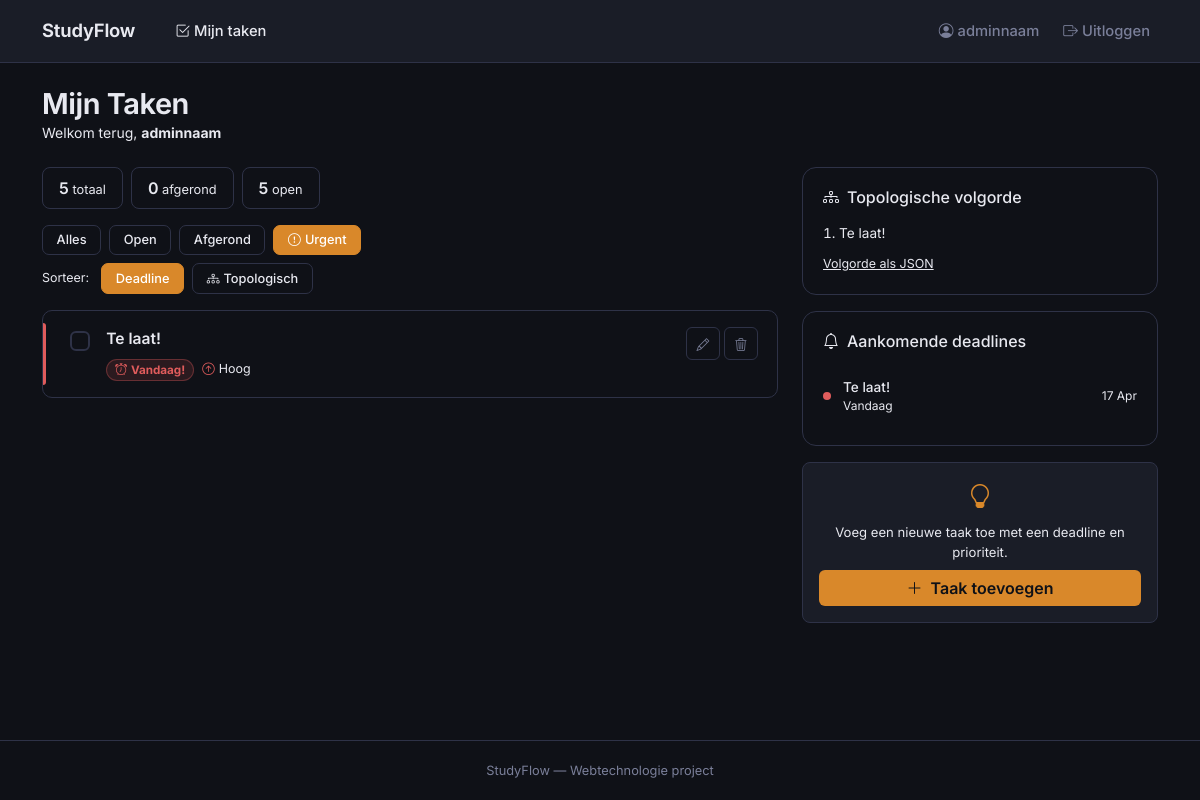
The page /?filter=urgent&sort=deadline (signed in) on the database its author committed.
### models.py (models this page shows)
class User(UserMixin, db.Model):
    id = db.Column(db.Integer, primary_key=True)
    username = db.Column(db.String(80), unique=True, nullable=False)
    email = db.Column(db.String(120), unique=True, nullable=False)
    password = db.Column(db.String(200), nullable=False)
    tasks = db.relationship("Task", backref="owner", lazy=True)

class Task(db.Model):
    id = db.Column(db.Integer, primary_key=True)
    title = db.Column(db.String(200), nullable=False)
    description = db.Column(db.Text, default="")
    subject = db.Column(db.String(100), default="")
    priority = db.Column(db.String(20), default="medium")
    deadline = db.Column(db.Date, nullable=True)
    done = db.Column(db.Boolean, default=False)
    created_at = db.Column(db.DateTime, default=datetime.utcnow)
    user_id = db.Column(db.Integer, db.ForeignKey("user.id"), nullable=False)
    prerequisites = db.relationship(
        "Task",
        secondary=task_dependency,
        primaryjoin=(id == task_dependency.c.dependent_id),
        secondaryjoin=(id == task_dependency.c.prerequisite_id),
        backref=db.backref("dependents", lazy="select"),
    )

### page_views.py (the view)
@login_required
def index():
    filter_param = request.args.get("filter", "all")
    sort_param = request.args.get("sort", "deadline")
    today = date.today()
    query = Task.query.filter_by(user_id=current_user.id)
    if filter_param == "open":
        query = query.filter_by(done=False)
    elif filter_param == "done":
        query = query.filter_by(done=True)
    elif filter_param == "urgent":
        query = query.filter(
            Task.done.is_(False),
            Task.deadline.isnot(None),
            Task.deadline <= date.fromordinal(today.toordinal() + 3),
        )
    tasks = query.order_by(Task.deadline.asc().nullslast(), Task.created_at.desc()).all()
    tasks_topo, topo_has_cycle = topological_sort_tasks(tasks)
    if sort_param == "topological":
        tasks = tasks_topo
    all_tasks = Task.query.filter_by(user_id=current_user.id).all()
    stats = {
        "total": len(all_tasks),
        "done": sum(1 for task in all_tasks if task.done),
        "open": sum(1 for task in all_tasks if not task.done),
    }
    return render_template(
        "index.html",
        tasks=tasks,
        tasks_topo_order=tasks_topo,
        topo_has_cycle=topo_has_cycle,
        today=today,
        filter=filter_param,
        sort=sort_param,
        stats=stats,
    )

### app.py (called while the page is built)
@login_manager.user_loader
def load_user(user_id):
    return User.query.get(int(user_id))

### task_ordering.py (called while the page is built)
def _task_sort_key(task) -> tuple:
    dl = task.deadline.toordinal() if task.deadline else 10**9
    ts = task.created_at.timestamp() if task.created_at else 0.0
    return (dl, -ts, task.id)

### templates/index.html (shortened to what this page needs)
{% extends "base.html" %}
{% block content %}
<div class="container py-4">
    <div class="d-flex align-items-center justify-content-between mb-4 flex-wrap gap-2">
        <div>
            <h1 class="mb-0" style="font-size:1.8rem;">Mijn Taken</h1>
            <p class="mb-0" style="color:var(--text-muted); font-size:0.875rem;">
                Welkom terug, <strong style="color:var(--text-main);">{{ current_user.username }}</strong>
            </p>
        </div>
    </div>
    <div class="row g-4">
        <div class="col-lg-8">
            <div class="d-flex gap-2 flex-wrap mb-3">
                <div class="stat-pill"><span>{{ stats.total }}</span> totaal</div>
                <div class="stat-pill"><span>{{ stats.done }}</span> afgerond</div>
                <div class="stat-pill"><span>{{ stats.open }}</span> open</div>
            </div>
            <div class="d-flex gap-2 mb-2 flex-wrap">
                <a href="?filter=all&sort={{ sort }}"    class="filter-tab {% if filter == 'all' or not filter %}active{% endif %}">Alles</a>
                <a href="?filter=open&sort={{ sort }}"   class="filter-tab {% if filter == 'open' %}active{% endif %}">Open</a>
                <a href="?filter=done&sort={{ sort }}"   class="filter-tab {% if filter == 'done' %}active{% endif %}">Afgerond</a>
                <a href="?filter=urgent&sort={{ sort }}" class="filter-tab {% if filter == 'urgent' %}active{% endif %}">
                    <i class="bi bi-exclamation-circle me-1"></i>Urgent
                </a>
            </div>
            <div class="d-flex gap-2 mb-3 flex-wrap align-items-center">
                <span class="task-meta text-nowrap me-1">Sorteer:</span>
                <a href="?filter={{ filter }}&sort=deadline" class="filter-tab {% if sort == 'deadline' %}active{% endif %}">Deadline</a>
                <a href="?filter={{ filter }}&sort=topological" class="filter-tab {% if sort == 'topological' %}active{% endif %}">
                    <i class="bi bi-diagram-3 me-1"></i>Topologisch
                </a>
            </div>
            <div class="d-flex flex-column gap-2">
                {% if tasks %}
                    {% for task in tasks %}
                    <div class="task-card {% if task.done %}done{% endif %}">
                        <div class="task-priority-bar priority-{{ task.priority }}"></div>
                        <div class="d-flex align-items-start gap-3 ps-2">
                            <form method="POST" action="{{ url_for('toggle_task', task_id=task.id) }}" class="mt-1">
                                <input type="checkbox" class="task-check"
                                       onchange="this.form.submit()"
                                       {% if task.done %}checked{% endif %}>
                            </form>
                            <div class="flex-grow-1">
                                <div class="task-title">{{ task.title }}</div>
                                <div class="d-flex align-items-center gap-2 mt-2 flex-wrap">
                                    {% if task.deadline %}
                                        {% set days_left = (task.deadline - today).days %}
                                        {% if task.done %}
                                        <span class="badge-done badge rounded-pill px-2 py-1" style="font-size:0.73rem;">
                                            <i class="bi bi-check2 me-1"></i>Afgerond
                                        </span>
                                        {% elif days_left < 0 %}
                                        <span class="badge-urgent badge rounded-pill px-2 py-1" style="font-size:0.73rem;">
                                            <i class="bi bi-exclamation-triangle me-1"></i>Verlopen
                                        </span>
                                        {% elif days_left == 0 %}
                                        <span class="badge-urgent badge rounded-pill px-2 py-1" style="font-size:0.73rem;">
                                            <i class="bi bi-alarm me-1"></i>Vandaag!
                                        </span>
                                        {% elif days_left <= 3 %}
                                        <span class="badge-soon badge rounded-pill px-2 py-1" style="font-size:0.73rem;">
                                            <i class="bi bi-clock me-1"></i>{{ days_left }} dag{{ 'en' if days_left != 1 else '' }}
                                        </span>
                                        {% else %}
                                        <span class="badge-ok badge rounded-pill px-2 py-1" style="font-size:0.73rem;">
                                            <i class="bi bi-calendar3 me-1"></i>{{ task.deadline.strftime('%d %b') }}
                                        </span>
                                        {% endif %}
                                    {% endif %}
                                    <span class="task-meta">
                                        {% if task.priority == 'high' %}
                                        <i class="bi bi-arrow-up-circle me-1" style="color:var(--danger);"></i>Hoog
                                        {% elif task.priority == 'medium' %}
                                        <i class="bi bi-dash-circle me-1" style="color:var(--warning);"></i>Gemiddeld
                                        {% else %}
                                        <i class="bi bi-arrow-down-circle me-1" style="color:var(--success);"></i>Laag
                                        {% endif %}
                                    </span>
                                </div>
                            </div>
                            <div class="d-flex gap-1">
                                <a href="{{ url_for('edit_task', task_id=task.id) }}" class="btn btn-outline-sf btn-sm" style="padding:0.3rem 0.6rem;">
                                    <i class="bi bi-pencil" style="font-size:0.8rem;"></i>
                                </a>
                                <form method="POST" action="{{ url_for('delete_task', task_id=task.id) }}"
                                      onsubmit="return confirm('Taak verwijderen?')">
                                    <button type="submit" class="btn btn-outline-sf btn-sm" style="padding:0.3rem 0.6rem;">
                                        <i class="bi bi-trash3" style="font-size:0.8rem;"></i>
                                    </button>
                                </form>
                            </div>
                        </div>
                    </div>
                    {% endfor %}
                {% endif %}
            </div>
        </div>
        <div class="col-lg-4">
            <div class="announcement-card mb-3">
                <h6 class="mb-3" style="font-size:1rem; color:var(--text-main);">
                    <i class="bi bi-diagram-3 me-2"></i>Topologische volgorde
                </h6>
                {% if tasks_topo_order %}
                <ol class="mb-0 ps-3" style="font-size:0.85rem;">
                    {% for t in tasks_topo_order[:10] %}
                    <li class="mb-1">{{ t.title }}</li>
                    {% endfor %}
                </ol>
                <a href="{{ url_for('tasks_topological_order_json') }}" class="d-inline-block mt-2 task-meta" target="_blank" rel="noopener">
                    Volgorde als JSON
                </a>
                {% else %}
                <p style="font-size:0.85rem; color:var(--text-muted); margin:0;">Geen taken.</p>
                {% endif %}
            </div>
            <div class="announcement-card mb-3">
                <h6 class="mb-3" style="font-size:1rem; color:var(--text-main);">
                    <i class="bi bi-bell me-2"></i>Aankomende deadlines
                </h6>
                {% set upcoming = tasks | rejectattr('done') | selectattr('deadline') | sort(attribute='deadline') | list %}
                {% if upcoming %}
                    {% for task in upcoming[:5] %}
                    {% set days_left = (task.deadline - today).days %}
                    <div class="deadline-item">
                        <div class="deadline-dot"
                             style="background: {% if days_left <= 0 %}var(--danger){% elif days_left <= 3 %}var(--warning){% else %}var(--success){% endif %}">
                        </div>
                        <div class="flex-grow-1">
                            <div style="font-weight:500; font-size:0.85rem;">{{ task.title }}</div>
                            <div style="font-size:0.75rem; color:var(--text-muted);">
                                {% if days_left < 0 %}
                                    Verlopen
                                {% elif days_left == 0 %}
                                    Vandaag
                                {% elif days_left == 1 %}
                                    Morgen
                                {% else %}
                                    Over {{ days_left }} dagen
                                {% endif %}
                            </div>
                        </div>
                        <div style="font-size:0.75rem; color:var(--text-muted);">
                            {{ task.deadline.strftime('%d %b') }}
                        </div>
                    </div>
                    {% endfor %}
                {% else %}
                <p style="font-size:0.85rem; color:var(--text-muted); margin:0;">
                    Geen openstaande deadlines
                </p>
                {% endif %}
            </div>
            <div class="card-sf p-3 text-center">
                <i class="bi bi-lightbulb" style="color:var(--accent); font-size:1.5rem;"></i>
                <p class="mt-2 mb-2" style="font-size:0.82rem; color:var(--text-muted);">
                    Voeg een nieuwe taak toe met een deadline en prioriteit.
                </p>
                <a href="{{ url_for('add_task') }}" class="btn btn-accent w-100">
                    <i class="bi bi-plus-lg me-1"></i> Taak toevoegen
                </a>
            </div>
        </div>
    </div>
</div>
{% endblock %}

### templates/base.html (shortened to what this page needs)
<!DOCTYPE html>
<html lang="nl">
<head>
    <link href="https://cdn.jsdelivr.net/npm/bootstrap@5.3.3/dist/css/bootstrap.min.css" rel="stylesheet"/>
    <link href="https://cdn.jsdelivr.net/npm/bootstrap-icons@1.11.3/font/bootstrap-icons.css" rel="stylesheet"/>
    <link rel="stylesheet" href="{{ url_for('static', filename='style.css') }}"/>
</head>
<body class="d-flex flex-column">
    <nav class="navbar navbar-expand-lg">
        <div class="container">
            <a class="navbar-brand" href="{{ url_for('index') }}">StudyFlow</a>
            <div class="collapse navbar-collapse" id="navMenu">
                <ul class="navbar-nav me-auto ms-3 gap-1">
                    {% if current_user.is_authenticated %}
                    <li class="nav-item">
                        <a class="nav-link {% if request.endpoint == 'index' %}active{% endif %}" href="{{ url_for('index') }}">
                            <i class="bi bi-check2-square me-1"></i>Mijn taken
                        </a>
                    </li>
                    {% endif %}
                </ul>
                <ul class="navbar-nav ms-auto align-items-center gap-2">
                    {% if current_user.is_authenticated %}
                    <li class="nav-item">
                        <a class="nav-link {% if request.endpoint == 'profile' %}active{% endif %}" href="{{ url_for('profile') }}">
                            <i class="bi bi-person-circle me-1"></i>{{ current_user.username }}
                        </a>
                    </li>
                    <li class="nav-item">
                        <a class="nav-link" href="{{ url_for('logout') }}">
                            <i class="bi bi-box-arrow-right me-1"></i>Uitloggen
                        </a>
                    </li>
                    {% endif %}
                </ul>
            </div>
        </div>
    </nav>
    <main class="flex-grow-1">
        {% block content %}{% endblock %}
    </main>
    <footer>
        <div class="container text-center">
            StudyFlow &mdash; Webtechnologie project
        </div>
    </footer>
</body>
</html>

### static/style.css (style rules this page uses)
:root { --page-bg: #0f1117; --card-bg: #1a1d27; --card-bg-light: #21253a; --accent: #d9882a; --text-main: #e8e9f0; --text-soft: #7a7f99; --border: #2e3247; --danger: #e05c5c; --success: #4ecb8d; --warning: #d9882a; }
* { box-sizing: border-box; }
body { background-color: var(--page-bg); color: var(--text-main); font-family: 'Inter', 'Segoe UI', sans-serif; font-weight: 400; min-height: 100vh; }
h1, h2, h3, .brand { font-family: 'Inter', 'Segoe UI', sans-serif; font-weight: 650; letter-spacing: -0.015em; }
.navbar { background-color: var(--card-bg); border-bottom: 1px solid var(--border); padding: 0.75rem 0; }
.navbar-brand { font-family: 'Inter', 'Segoe UI', sans-serif; font-size: 1.15rem; color: var(--text-main) !important; font-weight: 650; letter-spacing: -0.01em; }
.nav-link { color: var(--text-soft) !important; font-weight: 500; font-size: 0.92rem; transition: color 0.2s; }
.nav-link:hover, .nav-link.active { color: var(--text-main) !important; }
.card-sf { background: var(--card-bg); border: 1px solid var(--border); border-radius: 8px; }
.btn-accent { background-color: var(--accent); color: #0f1117; font-weight: 600; border: none; border-radius: 6px; transition: opacity 0.2s, transform 0.1s; }
.btn-outline-sf { border: 1px solid var(--border); color: var(--text-soft); background: transparent; border-radius: 6px; transition: all 0.2s; }
footer { border-top: 1px solid var(--border); color: var(--text-soft); font-size: 0.8rem; padding: 1.25rem 0; margin-top: auto; }

### rows shown on the page
User: username "adminnaam"
Task: title "Te laat!", shows "Vandaag!", priority "high" (drawn), deadline "17 Apr"

### other values the page prints
{{ stats.total }} "5"
{{ stats.done }} "0"
{{ stats.open }} "5"
